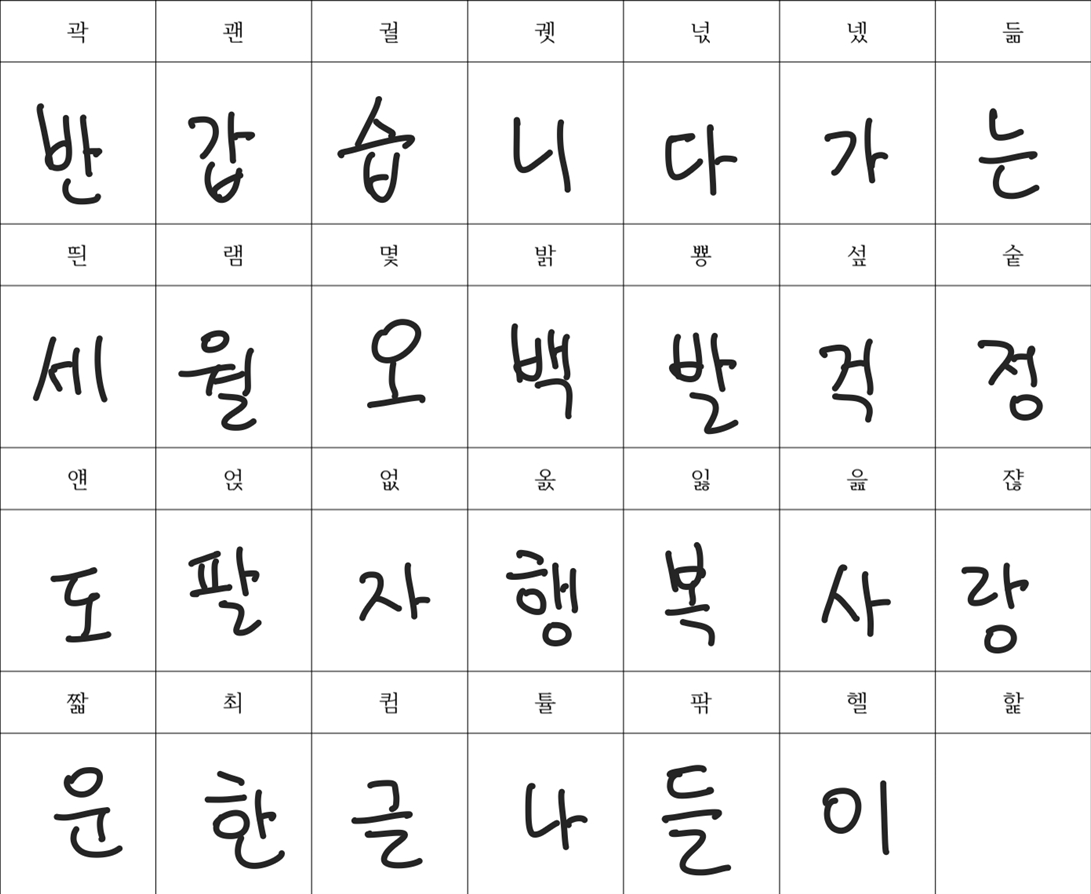
#> input picture server/upload/MyHW3.png, 1091 x 894 px
$ python crop.py
#> lines starting #> are read from the running program, lines starting #| are printed output that depends on the picture
# -*- coding: utf-8 -*-
import os
import argparse
from PIL import Image
from PIL import ImageOps
from PIL import ImageFilter
from PIL import ImageEnhance
from cv2 import bilateralFilter
import numpy as np

SCRIPT_PATH = os.path.dirname(os.path.abspath(__file__))

LABEL_FILE = os.path.join(SCRIPT_PATH,'./dataset_builder/test_character.txt') # TODO : 50자 list
src_dir = os.path.join(SCRIPT_PATH, './upload')
dst_dir = os.path.join(SCRIPT_PATH, './dataset/crop_results')

cols = 7  # tenplate cols
rows = 4  # tenplate rows
header_ratio = 0.25 # template head
file_name = "MyHW3.png" # TODO : 나중에 arg로 받는 형식으로

def scan_to_image(src_dir, dst_dir):
#> called with src_dir = 'server/./upload', dst_dir = 'server/./dataset/crop_results'
    f = open(LABEL_FILE, "r", encoding="utf-8")
#> (reads server/dataset_builder/test_character.txt from the repository)
    print(dst_dir)
    if not os.path.exists(dst_dir):
        os.makedirs(dst_dir)
    for page in range(1):
        img = Image.open(os.path.join(src_dir, file_name)).convert('L')
        print(img.size)
#| (1091, 894)
        width, height = img.size
#> width = 1091; height = 894
        cell_width = width/float(cols)
#> cell_width = 155.9
        cell_height = height/float(rows)
#> cell_height = 223.5
        header_offset = height/float(rows) * header_ratio
#> header_offset = 55.88
        width_margin = cell_width * 0.10
#> width_margin = 15.59
        height_margin = cell_height * 0.10
#> height_margin = 22.35

        for j in range(0,rows):
            for i in range(0,cols):
                left = i * cell_width
                upper = j * cell_height + header_offset
                right = left + cell_width
                lower = (j+1) * cell_height

                center_x = (left + right) / 2
                center_y = (upper + lower) / 2

                crop_width = right - left - 2*width_margin
                crop_height = lower - upper - 2*height_margin

                size = 0
                if crop_width > crop_height:
                    size = crop_height/2
                else:
                    size = crop_width/2

                left = center_x - size
                right = center_x + size
                upper = center_y - size
                lower = center_y + size

                code = f.readline()
                if not code:
                    break
                else:
                    name = dst_dir + "/" + code.strip() + ".png"
                    cropped_image = img.crop((left, upper, right, lower))
                    cropped_image = cropped_image.resize((128,128), Image.LANCZOS)
                    # Increase constrast
                    enhancer = ImageEnhance.Contrast(cropped_image)
                    cropped_image = enhancer.enhance(1.5)
                    opencv_image = np.array(cropped_image)
                    opencv_image = bilateralFilter(opencv_image, 9, 30, 30)
                    cropped_image = Image.fromarray(opencv_image)
                    cropped_image.save(name)
#> this loop made 4 passes
#> pass 1, in scan_to_image, `cropped_image.save(name)`:
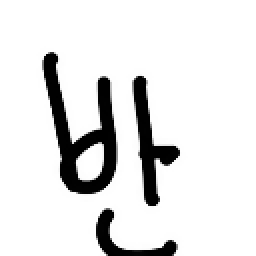
#> saved as 반.png: PIL image 128x128 L (shown 2 times larger); min 0, max 255, mean 226.4
#> pass 1, in scan_to_image, `cropped_image.save(name)`:
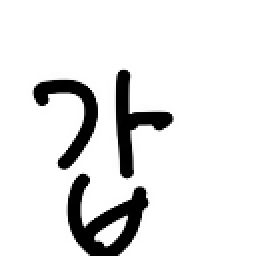
#> saved as 갑.png: PIL image 128x128 L (shown 2 times larger); min 0, max 255, mean 227.8
#> pass 1, in scan_to_image, `cropped_image.save(name)`:
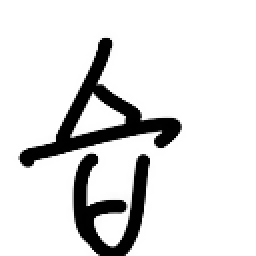
#> saved as 습.png: PIL image 128x128 L (shown 2 times larger); min 0, max 255, mean 223.3
#> pass 1, in scan_to_image, `cropped_image.save(name)`:
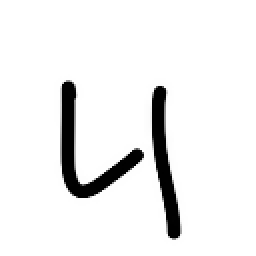
#> saved as 니.png: PIL image 128x128 L (shown 2 times larger); min 0, max 255, mean 237.4
#> after the loop:
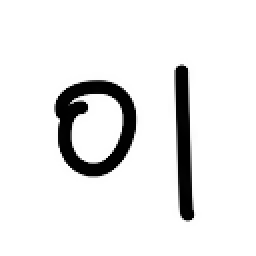
#> cropped_image: PIL image 128x128 L (shown 2 times larger); min 0, max 255, mean 233.4
        print("Processed scan page " + str(page))

parser = argparse.ArgumentParser(description='Crop scanned images to character images')
parser.add_argument('-f')

parser.add_argument('--src_dir', dest='src_dir', default = src_dir, required=False, help='directory to read scanned images')
parser.add_argument('--dst_dir', dest='dst_dir', default = dst_dir, required=False, help='directory to save character images')
# parser.add_argument('--charset', dest='charset', type=str, default='KR',
#                     help='charset, can be either: CN, JP, KR or a one line file')
args = parser.parse_args()

if __name__ == "__main__":
    scan_to_image(args.src_dir, args.dst_dir)

    font_count = 1
    folder_in=dst_dir
